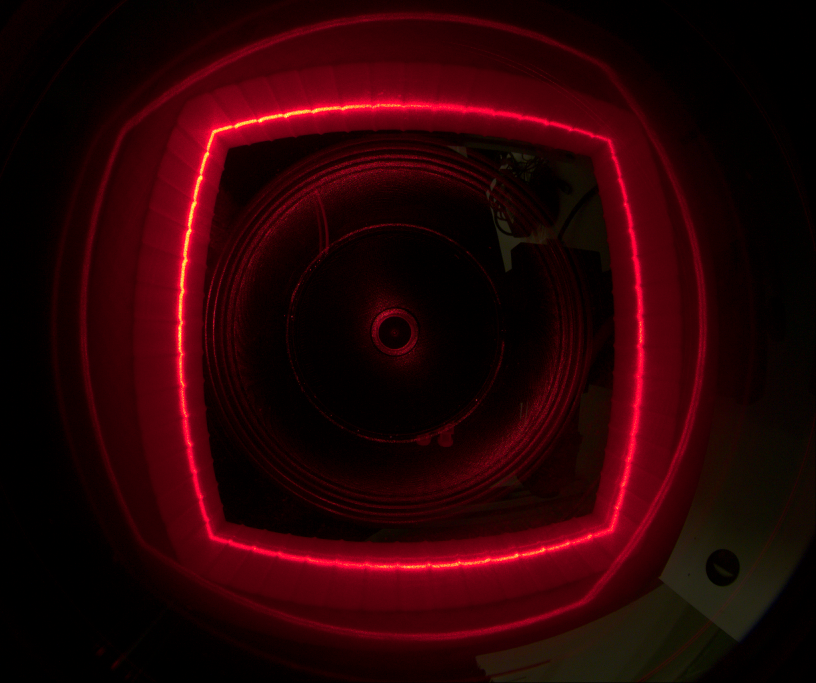
#> input picture takephoto/images/img10.png, 2448 x 2048 px (shown at 1/3 size)
$ python '角点检测.py'
#> lines starting #> are read from the running program, lines starting #| are printed output that depends on the picture; after the words box and inside, x2 and y2 are one past the last pixel; in counts of white or black regions, pixels touching at a corner belong together
"""单张图像相机角点检测模块（兼容白绿与黑白标定板，适配鱼眼镜头）

功能：
  1. 支持检测单张鱼眼相机拍摄的棋盘格图像；
  2. 颜色兼容：
     - 绿白标定板：自适应通过绿色聚类/热力图 ROI + Lab a通道/R通道/差分通道提取；
     - 黑白标定板：自适应通过全图/灰度 CLAHE 提取；
  3. 超时保护：设定预计检测时限，若耗时超过时限立即返回 fail，杜绝长时间卡死；
  4. 可视化：检测成功后将角点绘制为红色圆点，保存到 C:\\python\\3D_project_3\\debug 目录。
"""

import os
import sys
import time
import cv2
import numpy as np

# 确保 Windows 终端输出中文字符不乱码
if sys.platform == "win32" and hasattr(sys.stdout, "buffer"):
    import io
    try:
        sys.stdout = io.TextIOWrapper(sys.stdout.buffer, encoding="utf-8", errors="replace")
    except Exception:
        pass

# ---------- 默认参数配置 ----------
DEFAULT_IMAGE_PATH = r"C:\python\3D_project_3\calib_images\images\img10.png"
DEBUG_OUTPUT_DIR = r"C:\python\3D_project_3\debug"
DEFAULT_BOARD_SIZE = (9, 7)    # 棋盘格内角点数量 (cols, rows)
DEFAULT_TIMEOUT_SEC = 10.0     # 预计最大检测时间(秒)，超时则立即返回 fail

_CRIT_SUBPIX = (cv2.TERM_CRITERIA_EPS + cv2.TERM_CRITERIA_MAX_ITER, 30, 1e-4)


def cv_imread(file_path):
    """支持包含中文路径的图片读取。"""
    if not os.path.exists(file_path):
        return None
    return cv2.imdecode(np.fromfile(file_path, dtype=np.uint8), cv2.IMREAD_COLOR)


def cv_imwrite(file_path, img):
    """支持包含中文路径的图片保存。"""
    dir_name = os.path.dirname(file_path)
    if dir_name:
        os.makedirs(dir_name, exist_ok=True)
    ext = os.path.splitext(file_path)[1]
    if not ext:
        ext = ".png"
    ok, buf = cv2.imencode(ext, img)
    if ok:
        buf.tofile(file_path)
    return ok


def _roi_by_square_clustering(img):
    """通过绿色方块的空间聚类定位标定板高精度 ROI（绿白标定板专属加速）。"""
    lab = cv2.cvtColor(img, cv2.COLOR_BGR2Lab)
    a_ch = lab[:, :, 1]                 # Lab a 通道，绿色偏负
    L_ch = lab[:, :, 0]                 # 亮度通道
    green_mask = (a_ch < 118) & (L_ch > 40) & (L_ch < 220)
    contours, _ = cv2.findContours((green_mask * 255).astype(np.uint8),
                                   cv2.RETR_EXTERNAL, cv2.CHAIN_APPROX_SIMPLE)
    valid_sqs = []
    for c in contours:
        area = cv2.contourArea(c)
        if 400 < area < 15000:
            x, y, w, h = cv2.boundingRect(c)
            if max(w, h) / (min(w, h) + 1e-5) < 3.2:
                valid_sqs.append((x + w / 2, y + h / 2, x, y, w, h))
    if len(valid_sqs) < 4:
        return None
    pts = np.array([[s[0], s[1]] for s in valid_sqs])
    clusters, visited = [], [False] * len(pts)
    dist_thresh = 260
    for i in range(len(pts)):
        if visited[i]:
            continue
        cluster, queue = [i], [i]
        visited[i] = True
        while queue:
            curr = queue.pop(0)
            dists = np.linalg.norm(pts - pts[curr], axis=1)
            for n in np.where((dists < dist_thresh) & (~np.array(visited)))[0]:
                visited[n] = True
                cluster.append(n)
                queue.append(n)
        clusters.append(cluster)
    best = max(clusters, key=len)
    if len(best) < 4:
        return None
    boxes = [valid_sqs[i] for i in best]
    min_x = min(b[2] for b in boxes)
    min_y = min(b[3] for b in boxes)
    max_x = max(b[2] + b[4] for b in boxes)
    max_y = max(b[3] + b[5] for b in boxes)
    pad = 120
    x0 = max(0, min_x - pad)
    y0 = max(0, min_y - pad)
    x1 = min(img.shape[1], max_x + pad)
    y1 = min(img.shape[0], max_y + pad)
    return int(x0), int(y0), int(x1 - x0), int(y1 - y0)


def _roi_by_heatmap(img, win_size=1200):
    """基于 Lab a 通道绿色密度热力图定位标定板中心 ROI（绿白备选）。"""
    lab = cv2.cvtColor(img, cv2.COLOR_BGR2Lab)
    a_ch = lab[:, :, 1].astype(float)
    L_ch = lab[:, :, 0]
    score = np.maximum(0, 125.0 - a_ch)
    score[L_ch < 40] = 0
    if np.max(score) < 1.0:
        return None
    small = cv2.resize(score, (img.shape[1] // 4, img.shape[0] // 4))
    blur = cv2.GaussianBlur(small, (71, 71), 0)
    _, _, _, max_loc = cv2.minMaxLoc(blur)
    cx, cy = max_loc[0] * 4, max_loc[1] * 4
    x0 = max(0, min(img.shape[1] - win_size, cx - win_size // 2))
    y0 = max(0, min(img.shape[0] - win_size, cy - win_size // 2))
    return int(x0), int(y0), win_size, win_size


def detect_corners_single_image(
    image_path=DEFAULT_IMAGE_PATH,
    board_size=DEFAULT_BOARD_SIZE,
    timeout_sec=DEFAULT_TIMEOUT_SEC,
    output_dir=DEBUG_OUTPUT_DIR
):
    """检测单张图像中的棋盘格内角点（带硬性超时截断与自适应 ROI/多通道）。"""
#> called with board_size = (9, 7), timeout_sec = 10, output_dir = 'C:\\python\\3D_project_3\\debug'
    start_time = time.time()
    print(f"[角点检测] 开始处理: {os.path.basename(image_path)}", flush=True)
    print(f"[角点检测] 目标规格: {board_size}, 超时限制: {timeout_sec:.1f}s", flush=True)

    img = cv_imread(image_path)
#> in cv_imread, returned value is the input picture: shape (2048, 2448, 3); mean B, G, R 5.5, 2.3, 41.7
    if img is None:
        print(f"[角点检测][FAIL] 无法读取图像: {image_path}", flush=True)
        return False, None, None

    H, W = img.shape[:2]
#> H = 2048; W = 2448
    clahe2 = cv2.createCLAHE(clipLimit=2.0, tileGridSize=(8, 8))
    clahe4 = cv2.createCLAHE(clipLimit=4.0, tileGridSize=(8, 8))
    pattern_sizes = [board_size, (board_size[1], board_size[0])]

    # 1. 候选 ROI 列表：优先绿色方块聚类与热力图，最后全图（覆盖黑白标定板）
    rois = []
    cluster_roi = _roi_by_square_clustering(img)
#> in _roi_by_square_clustering, `lab = cv2.cvtColor(img, cv2.COLOR_BGR2Lab)`: lab: shape (2048, 2448, 3); mean of channels 0, 1, 2 18.1, 143.6, 136.2
#> in _roi_by_square_clustering, `a_ch = lab[:, :, 1]`:
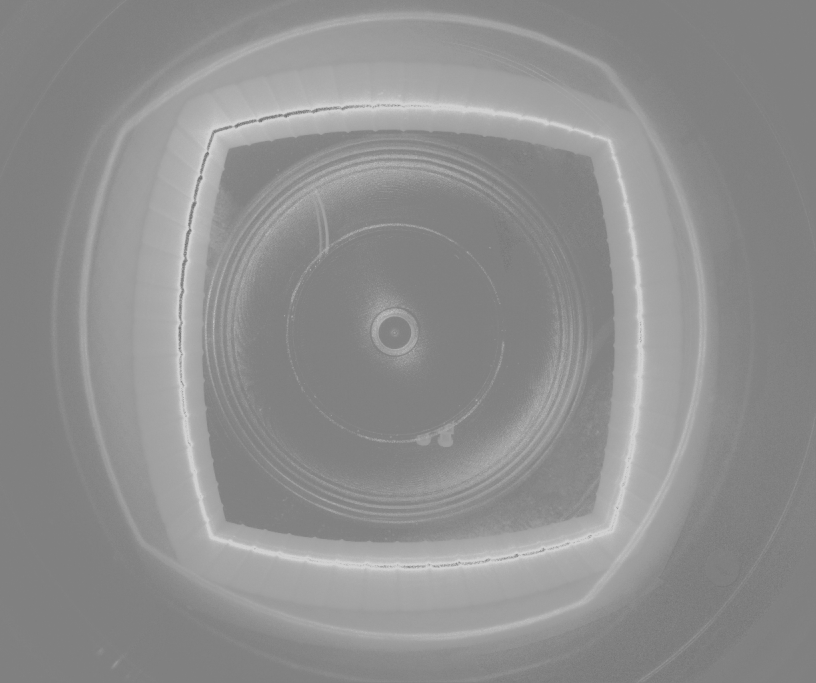
#> a_ch: shape (2048, 2448) (shown at 1/3 size); min 106, max 213, mean 143.6
#> in _roi_by_square_clustering, `green_mask = (a_ch < 118) & (L_ch > 40) & (L_ch < 220)`:
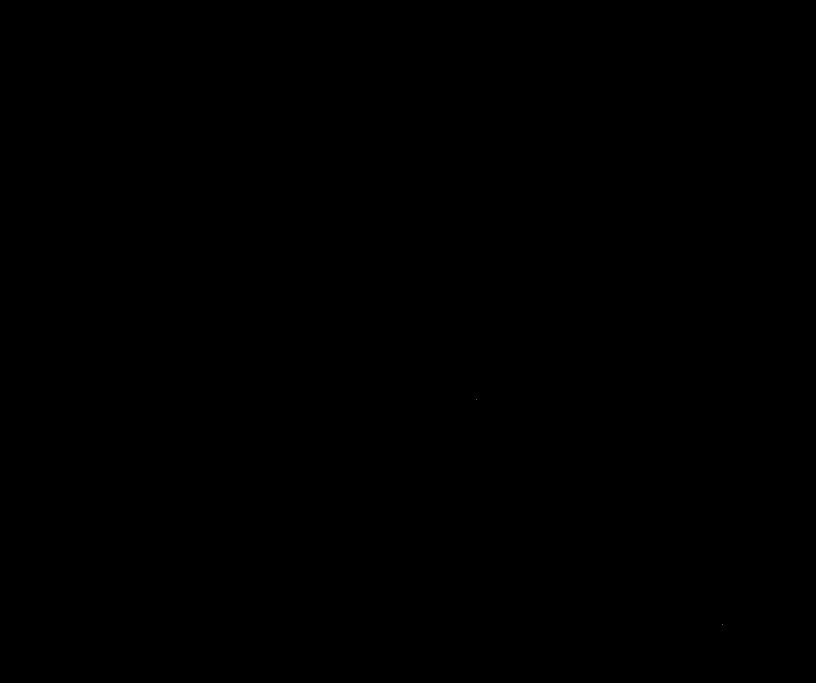
#> green_mask: shape (2048, 2448) bool (shown at 1/3 size); 0% white in thin lines or dots, all inside (x1, y1, x2, y2) = (1428, 1199, 2169, 1874)
#> in _roi_by_square_clustering, `contours, _ = cv2.findContours((green_mask * 255).astype(np.uint8), cv..`: contours = 2 contours, all with area under 20
#> the loop in _roi_by_square_clustering, `for c in contours:` made 2 passes
#> (c, area) on passes 1 to 2: ([[2168, 1873]], 0), ([[1428, 1199]], 0)
#> after the loop in _roi_by_square_clustering, `for c in contours:`: valid_sqs = []
    if cluster_roi is not None:
        rois.append(('Cluster', cluster_roi))

    heat_roi = _roi_by_heatmap(img, 1200)
#> in _roi_by_heatmap, `blur = cv2.GaussianBlur(small, (71, 71), 0)`:
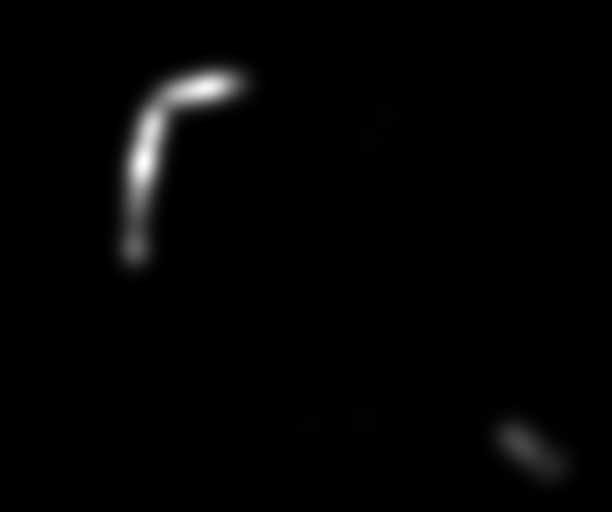
#> blur: shape (512, 612) float64; min 0, max 0.161, mean 0.00257; drawn with min black and max white
#> in _roi_by_heatmap, `_, _, _, max_loc = cv2.minMaxLoc(blur)`: max_loc = (143, 162)
#> in _roi_by_heatmap, `cx, cy = max_loc[0] * 4, max_loc[1] * 4`: cx = 572; cy = 648
#> in _roi_by_heatmap, `x0 = max(0, min(img.shape[1] - win_size, cx - win_size // 2))`: x0 = 0
#> in _roi_by_heatmap, `y0 = max(0, min(img.shape[0] - win_size, cy - win_size // 2))`: y0 = 48
#> heat_roi = (0, 48, 1200, 1200)
    if heat_roi is not None:
        rois.append(('Heatmap1200', heat_roi))

    # 全图 ROI（黑白标定板或聚类未命中时的全图兜底）
    rois.append(('Full', (0, 0, W, H)))

    corners_found = None
    matched_method = None
    matched_pat = None

    for roi_name, roi in rois:
        # 超时保护判断
        if time.time() - start_time > timeout_sec:
            elapsed = time.time() - start_time
            print(f"[角点检测][FAIL] 耗时 {elapsed:.2f}s 超过预计时限 {timeout_sec:.1f}s，终止检测！", flush=True)
            return False, None, None

        if roi is None:
            continue
        rx, ry, rw, rh = roi
        crop = img[ry:ry + rh, rx:rx + rw]

        # 准备通道：
        # 对于绿白标定板：Lab a 通道与 R 通道对比度最高
        # 对于黑白标定板：灰度 Gray 通道对比度最高
        c_a = cv2.cvtColor(crop, cv2.COLOR_BGR2Lab)[:, :, 1]
        c_r = crop[:, :, 2]
        c_g = crop[:, :, 1]
        c_gray = cv2.cvtColor(crop, cv2.COLOR_BGR2GRAY)
        gr_diff = cv2.normalize(c_g.astype(float) - c_r.astype(float), None, 0, 255, cv2.NORM_MINMAX).astype(np.uint8)
        synth = 255 - gr_diff

        preps = [
            ('a_clahe2', clahe2.apply(c_a)),      # 绿白标定板首选
            ('gray_clahe', clahe2.apply(c_gray)),  # 黑白标定板首选
            ('r_clahe', clahe2.apply(c_r)),        # 绿白高反差
            ('gray', c_gray),                      # 标准黑白
            ('synth_clahe', clahe2.apply(synth)),  # 绿红差分
            ('a_clahe4', clahe4.apply(c_a)),      # 强对比 a 通道
            ('r', c_r)
        ]

        for prep_name, prep_im in preps:
            # 超时保护判断
            if time.time() - start_time > timeout_sec:
                elapsed = time.time() - start_time
                print(f"[角点检测][FAIL] 耗时 {elapsed:.2f}s 超过预计时限 {timeout_sec:.1f}s，终止检测！", flush=True)
                return False, None, None

            for pat in pattern_sizes:
                # 策略 A：优先 SB 检测器（快速精准模式）
                try:
                    ok, corners = cv2.findChessboardCornersSB(
                        prep_im, pat, cv2.CALIB_CB_NORMALIZE_IMAGE | cv2.CALIB_CB_ACCURACY
                    )
                    if ok and corners is not None:
                        corners = corners.reshape(-1, 2)
                        corners[:, 0] += rx
                        corners[:, 1] += ry
                        corners_found = corners
                        matched_method = f"{roi_name}+SB+{prep_name}"
                        matched_pat = pat
                        break
                except Exception:
                    pass

                # 策略 B：传统检测器 + 亚像素精化
                try:
                    ok, corners = cv2.findChessboardCorners(
                        prep_im, pat, cv2.CALIB_CB_ADAPTIVE_THRESH + cv2.CALIB_CB_NORMALIZE_IMAGE
                    )
                    if ok and corners is not None:
                        cv2.cornerSubPix(prep_im, corners, (11, 11), (-1, -1), _CRIT_SUBPIX)
                        corners = corners.reshape(-1, 2)
                        corners[:, 0] += rx
                        corners[:, 1] += ry
                        corners_found = corners
                        matched_method = f"{roi_name}+Trad+{prep_name}"
                        matched_pat = pat
                        break
                except Exception:
                    pass

            if corners_found is not None:
                break

        if corners_found is not None:
            break
#> this loop made 1 pass
#> (roi_name, rx, ry, rw, rh) on pass 1: ('Heatmap1200', 0, 48, 1200, 1200)
#| [角点检测][FAIL] 耗时 10.70s 超过预计时限 10.0s，终止检测！
#> pass 1, in detect_corners_single_image, `crop = img[ry:ry + rh, rx:rx + rw]`:
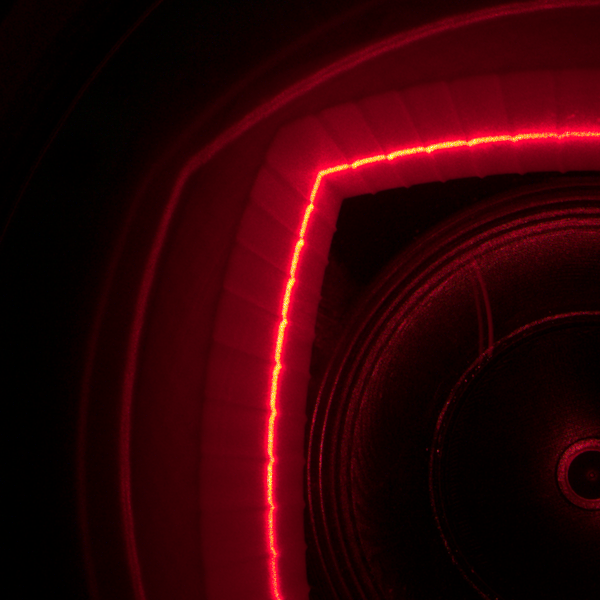
#> crop: shape (1200, 1200, 3) (shown at 1/2 size); mean B, G, R 6.5, 1.8, 49.6
#> pass 1, in detect_corners_single_image, `c_a = cv2.cvtColor(crop, cv2.COLOR_BGR2Lab)[:, :, 1]`:
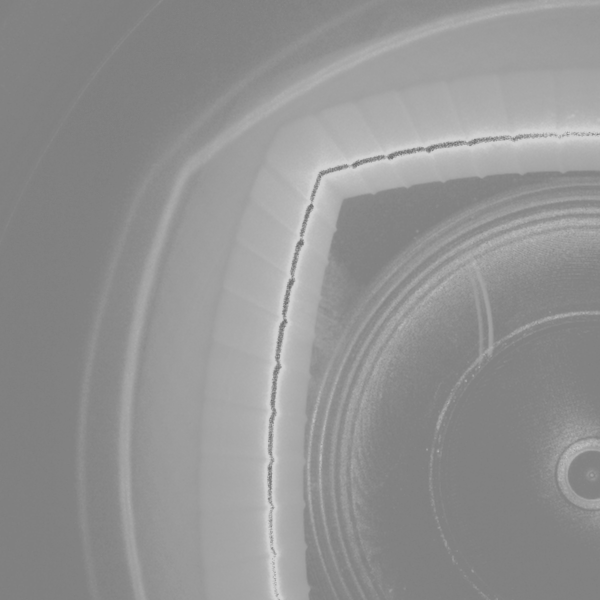
#> c_a: shape (1200, 1200) (shown at 1/2 size); min 106, max 212, mean 147
#> pass 1, in detect_corners_single_image, `c_r = crop[:, :, 2]`:
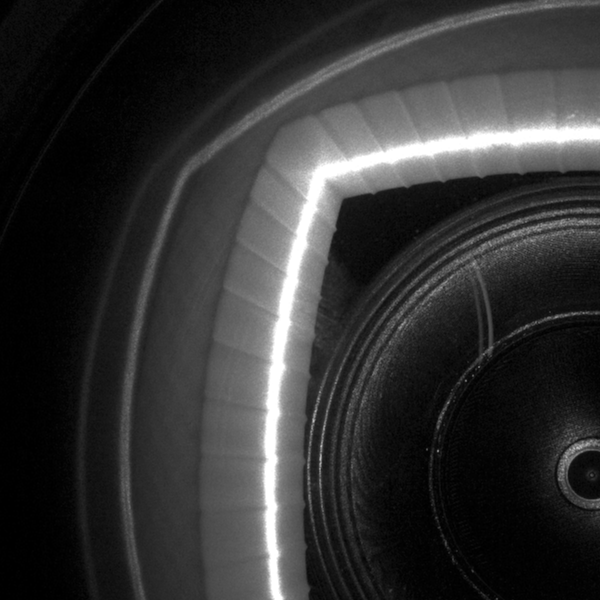
#> c_r: shape (1200, 1200) (shown at 1/2 size); min 0, max 255, mean 49.6
#> after the loop:
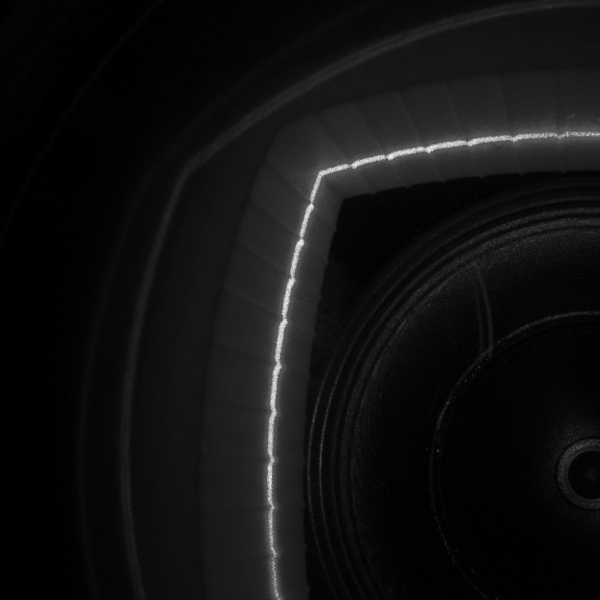
#> c_gray: shape (1200, 1200) (shown at 1/2 size); min 0, max 255, mean 16.6

    elapsed_total = time.time() - start_time

    # 检测失败
    if corners_found is None:
        print(f"[角点检测][FAIL] 未检测到角点 (总耗时: {elapsed_total:.2f}s)", flush=True)
        return False, None, None

    # 检测成功：绘制红色圆点并保存到 debug 文件夹
    print(f"[角点检测][SUCCESS] 检测成功! 耗时: {elapsed_total:.2f}s, 模式: {matched_method}, 提取角点数: {len(corners_found)}", flush=True)

    vis_img = img.copy()
    for pt in corners_found:
        cx, cy = int(round(pt[0])), int(round(pt[1]))
        # 红色实心圆点标注
        cv2.circle(vis_img, (cx, cy), 6, (0, 0, 255), -1, cv2.LINE_AA)
        # 白色细圈边框增强高对比清晰度
        cv2.circle(vis_img, (cx, cy), 7, (255, 255, 255), 1, cv2.LINE_AA)

    os.makedirs(output_dir, exist_ok=True)
    base_name = os.path.splitext(os.path.basename(image_path))[0]
    out_path = os.path.join(output_dir, f"{base_name}_corners.png")
    cv_imwrite(out_path, vis_img)
    print(f"[角点检测] 标注结果已保存至: {out_path}", flush=True)

    return True, corners_found, out_path


if __name__ == "__main__":
    target_img = sys.argv[1] if len(sys.argv) > 1 else DEFAULT_IMAGE_PATH
    timeout = float(sys.argv[2]) if len(sys.argv) > 2 else DEFAULT_TIMEOUT_SEC

    ok, corners, save_path = detect_corners_single_image(
        image_path=target_img,
        timeout_sec=timeout
    )
    if ok:
        print(f"[完成] 检测到 {len(corners)} 个角点，结果文件: {save_path}")
    else:
        print("[完成] 检测失败")
